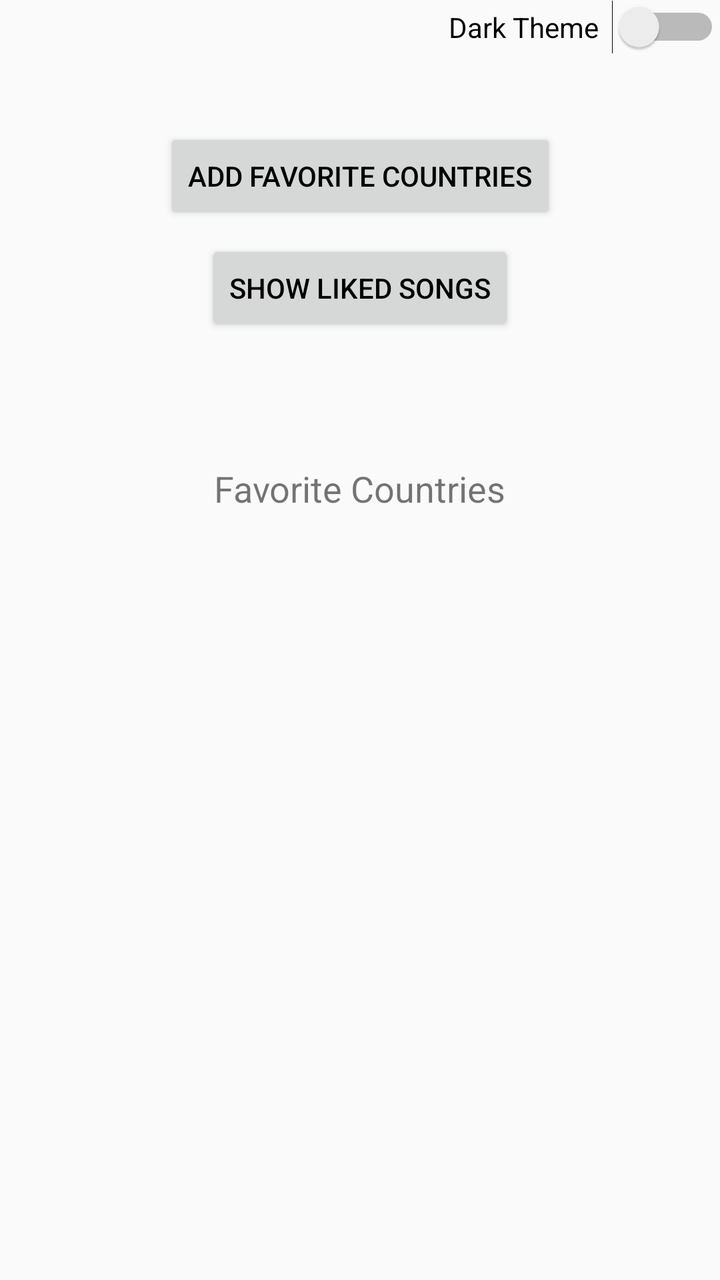
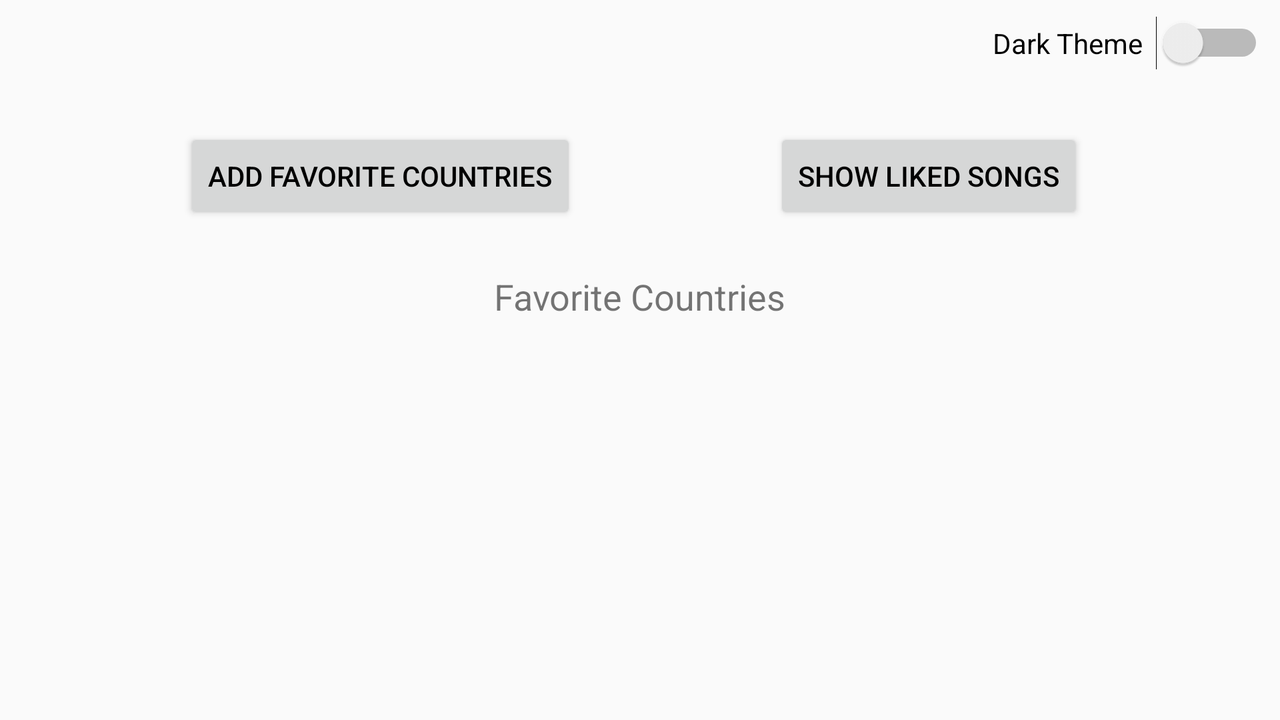

The same Android screen from two of the app's own layout files: first res/layout/ as a phone draws it, then the repository's variant for another configuration, drawn on a device whose configuration selects that folder. Both files follow.
<!-- AndroidManifest.xml: application theme AppTheme -->
<!-- res/layout/activity_main.xml -->
<?xml version="1.0" encoding="utf-8"?>
<androidx.constraintlayout.widget.ConstraintLayout xmlns:android="http://schemas.android.com/apk/res/android"
    xmlns:app="http://schemas.android.com/apk/res-auto"
    xmlns:tools="http://schemas.android.com/tools"
    android:layout_width="match_parent"
    android:layout_height="match_parent"
    tools:context=".MainActivity">

    <Switch
        android:id="@+id/switchDarkMode"
        android:layout_width="wrap_content"
        android:layout_height="wrap_content"
        android:text="Dark Theme  "
        app:layout_constraintEnd_toEndOf="parent"
        app:layout_constraintTop_toTopOf="parent" />

    <Button
        android:id="@+id/addCountry"
        android:layout_width="wrap_content"
        android:layout_height="wrap_content"
        android:layout_marginTop="64dp"
        android:layout_marginBottom="8dp"
        android:onClick="addCountry"
        android:text="Add Favorite Countries"
        app:layout_constraintBottom_toTopOf="@id/mainShowLikedSongs"
        app:layout_constraintEnd_toEndOf="parent"
        app:layout_constraintStart_toStartOf="parent"
        app:layout_constraintTop_toTopOf="parent" />

    <Button
        android:id="@+id/mainShowLikedSongs"
        android:layout_width="wrap_content"
        android:layout_height="wrap_content"
        android:layout_marginBottom="32dp"
        android:onClick="showLikedSongs"
        android:text="Show Liked Songs"
        app:layout_constraintBottom_toTopOf="@+id/mainCountriesTitle"
        app:layout_constraintEnd_toEndOf="parent"
        app:layout_constraintStart_toStartOf="parent"
        app:layout_constraintTop_toBottomOf="@id/addCountry" />


    <TextView
        android:id="@+id/mainCountriesTitle"
        android:layout_width="wrap_content"
        android:layout_height="wrap_content"
        android:layout_marginTop="32dp"
        android:layout_marginBottom="16dp"
        android:text="Favorite Countries"
        android:textSize="18sp"
        app:layout_constraintBottom_toTopOf="@id/layoutFavoriteCountries"
        app:layout_constraintEnd_toEndOf="parent"
        app:layout_constraintStart_toStartOf="parent"
        app:layout_constraintTop_toBottomOf="@id/mainShowLikedSongs" />

    <LinearLayout
        android:id="@+id/layoutFavoriteCountries"
        android:layout_width="match_parent"
        android:layout_height="0dp"
        android:orientation="vertical"
        app:layout_constraintBottom_toBottomOf="parent"
        app:layout_constraintEnd_toEndOf="parent"
        app:layout_constraintStart_toStartOf="parent"
        app:layout_constraintTop_toBottomOf="@+id/mainCountriesTitle">

        <ListView
            android:id="@+id/favoriteCountries"
            android:layout_width="match_parent"
            android:layout_height="match_parent" />
    </LinearLayout>

</androidx.constraintlayout.widget.ConstraintLayout>
<!-- resources referenced by this layout -->
<resources>
  <style name="AppTheme" parent="Theme.AppCompat.DayNight">
          
          <item name="colorPrimary">@color/colorPrimary</item>
          <item name="colorPrimaryDark">@color/colorPrimaryDark</item>
          <item name="colorAccent">@color/colorAccent</item>
          <item name="android:textColorPrimary">@android:color/black</item>
      </style>
  <color name="colorPrimary">#3F51B5</color>
  <color name="colorPrimaryDark">#303F9F</color>
  <color name="colorAccent">#FF4081</color>
</resources>
<!-- res/layout-land/activity_main.xml (the repository's variant of the layout above) -->
<!-- drawn on the phone turned sideways -->
<?xml version="1.0" encoding="utf-8"?>
<androidx.constraintlayout.widget.ConstraintLayout xmlns:android="http://schemas.android.com/apk/res/android"
    xmlns:app="http://schemas.android.com/apk/res-auto"
    xmlns:tools="http://schemas.android.com/tools"
    android:layout_width="match_parent"
    android:layout_height="match_parent"
    tools:context=".MainActivity">

    <Switch
        android:id="@+id/switchDarkMode"
        android:layout_width="wrap_content"
        android:layout_height="wrap_content"
        android:layout_marginTop="8dp"
        android:layout_marginEnd="8dp"
        android:text="Dark Theme  "
        app:layout_constraintEnd_toEndOf="parent"
        app:layout_constraintTop_toTopOf="parent" />

    <Button
        android:id="@+id/addCountry"
        android:layout_width="wrap_content"
        android:layout_height="wrap_content"
        android:layout_marginStart="92dp"
        android:layout_marginTop="64dp"
        android:onClick="addCountry"
        android:text="Add Favorite Countries"
        app:layout_constraintStart_toStartOf="parent"
        app:layout_constraintTop_toTopOf="parent" />


    <Button
        android:id="@+id/mainShowLikedSongs"
        android:layout_width="wrap_content"
        android:layout_height="wrap_content"
        android:layout_marginTop="64dp"
        android:onClick="showLikedSongs"
        android:text="Show Liked Songs"
        app:layout_constraintEnd_toEndOf="parent"
        app:layout_constraintStart_toEndOf="@+id/addCountry"
        app:layout_constraintTop_toTopOf="parent" />

    <TextView
        android:id="@+id/mainCountriesTitle"
        android:layout_width="wrap_content"
        android:layout_height="wrap_content"
        android:layout_marginTop="24dp"
        android:layout_marginBottom="16dp"
        android:text="Favorite Countries"
        android:textSize="18sp"
        app:layout_constraintBottom_toTopOf="@id/layoutFavoriteCountries"
        app:layout_constraintEnd_toEndOf="parent"
        app:layout_constraintStart_toStartOf="parent"
        app:layout_constraintTop_toBottomOf="@+id/addCountry" />

    <LinearLayout
        android:id="@+id/layoutFavoriteCountries"
        android:layout_width="match_parent"
        android:layout_height="0dp"
        android:orientation="vertical"
        app:layout_constraintBottom_toBottomOf="parent"
        app:layout_constraintEnd_toEndOf="parent"
        app:layout_constraintStart_toStartOf="parent"
        app:layout_constraintTop_toBottomOf="@+id/mainCountriesTitle">

        <ListView
            android:id="@+id/favoriteCountries"
            android:layout_width="match_parent"
            android:layout_height="match_parent" />
    </LinearLayout>

</androidx.constraintlayout.widget.ConstraintLayout>
